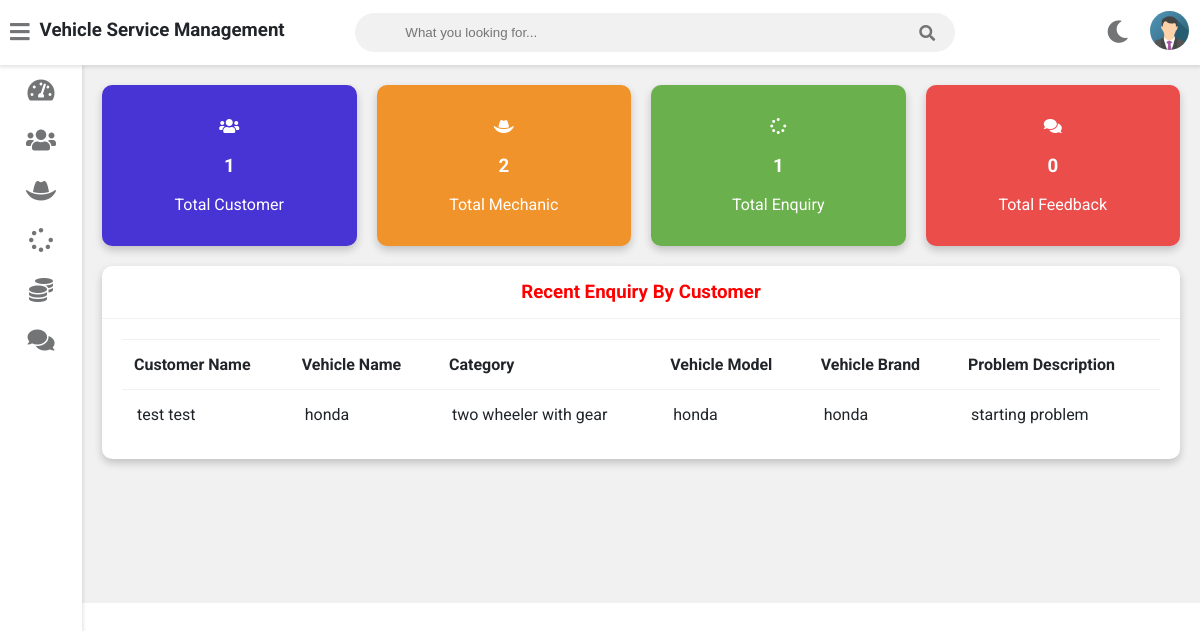
The app's page /admin-dashboard (signed in) with its own data.
### vehicle/models.py (models this page shows, shortened)
class Customer(models.Model):
    user=models.OneToOneField(User,on_delete=models.CASCADE)
    profile_pic= models.ImageField(upload_to='profile_pic/CustomerProfilePic/',null=True,blank=True)
    address = models.CharField(max_length=40)
    mobile = models.CharField(max_length=20,null=False)
    @property
    def get_name(self):
        return self.user.first_name+" "+self.user.last_name

class Request(models.Model):
    cat=(('two wheeler with gear','two wheeler with gear'),('two wheeler without gear','two wheeler without gear'),('three wheeler','three wheeler'),('four wheeler','four wheeler'))
    category=models.CharField(max_length=50,choices=cat)
    vehicle_no=models.PositiveIntegerField(null=False)
    vehicle_name = models.CharField(max_length=40,null=False)
    vehicle_model = models.CharField(max_length=40,null=False)
    vehicle_brand = models.CharField(max_length=40,null=False)
    problem_description = models.CharField(max_length=500,null=False)
    date=models.DateField(auto_now=True)
    cost=models.PositiveIntegerField(null=True)
    customer=models.ForeignKey('Customer', on_delete=models.CASCADE,null=True)
    mechanic=models.ForeignKey('Mechanic',on_delete=models.CASCADE,null=True)
    stat=(('Pending','Pending'),('Approved','Approved'),('Repairing','Repairing'),('Repairing Done','Repairing Done'),('Released','Released'))
    status=models.CharField(max_length=50,choices=stat,default='Pending',null=True)

### vehicle/views.py (the view)
# urls.py: path('admin-dashboard', views.admin_dashboard_view,name='admin-dashboard'),
@login_required(login_url='adminlogin')
def admin_dashboard_view(request):
    enquiry=models.Request.objects.all().order_by('-id')
    customers=[]
    for enq in enquiry:
        customer=models.Customer.objects.get(id=enq.customer_id)
        customers.append(customer)
    dict={
    'total_customer':models.Customer.objects.all().count(),
    'total_mechanic':models.Mechanic.objects.all().count(),
    'total_request':models.Request.objects.all().count(),
    'total_feedback':models.Feedback.objects.all().count(),
    'data':zip(customers,enquiry),
    }
    return render(request,'vehicle/admin_dashboard.html',context=dict)

### templates/vehicle/admin_dashboard.html
{% extends 'vehicle/adminbase.html' %}
{% load static %}
{% block content %}
	<div class="wrapper">
		<div class="row">
			<div class="col-3 col-m-6 col-sm-6">
				<div class="counter bg-primary">
					<p>
						<i class="fas fa-users"></i>
					</p>
					<h3>{{total_customer}}</h3>
					<p>Total Customer</p>
				</div>
			</div>
			<div class="col-3 col-m-6 col-sm-6">
				<div class="counter bg-warning">
					<p>
						<i class="fas fa-hat-cowboy"></i>
					</p>
					<h3>{{total_mechanic}}</h3>
					<p>Total Mechanic</p>
				</div>
			</div>
			<div class="col-3 col-m-6 col-sm-6">
				<div class="counter bg-success">
					<p>
						<i class="fas fa-spinner"></i>
					</p>
					<h3>{{total_request}}</h3>
					<p>Total Enquiry</p>
				</div>
			</div>
			<div class="col-3 col-m-6 col-sm-6">
				<div class="counter bg-danger">
					<p>
						<i class="fas fa-comments"></i>
					</p>
					<h3>{{total_feedback}}</h3>
					<p>Total Feedback</p>
				</div>
			</div>
		</div>
		<div class="row">
			<div class="col-12 col-m-12 col-sm-12">
				<div class="card">
					<div class="card-header">
						<h3 style="color:red; text-align:center" >Recent Enquiry By Customer
						</h3>
					</div>
					<div class="card-content">
						<table>
							<thead>
								<tr>
									<th>Customer Name</th>
									<th>Vehicle Name</th>
									<th>Category</th>
									<th>Vehicle Model</th>
									<th>Vehicle Brand</th>
									<th>Problem Description</th>
								</tr>
							</thead>
							<tbody>
								{% for c,r in data %}
								<tr>
									<td> {{c.get_name}}</td>
									<td> {{r.vehicle_name}}</td>
									<td>{{r.category}}</td>
									<td>{{r.vehicle_model}}</td>
									<td>{{r.vehicle_brand}}</td>
									<td>{{r.problem_description}}</td>
								</tr>
								{% endfor %}
							</tbody>
						</table>
					</div>
				</div>
			</div>
		</div>
  <br><br><br><br><br><br>
	</div>
{% endblock content %}

### static/style.css (style rules this page uses)
:root { --primary-color: #4834d4; --success-color: #6ab04c; --warning-color: #f0932b; --danger-color: #eb4d4b; --light-color: #212529; --light-second-color: #727475; --light-background: #ffffff; --light-second-background: #f1f1f1; --dark-color: #909090; --dark-second-color: #f5f6fa; --dark-background: #23242D; --dark-second-background: #181818; }
.light { --main-bg-color: var(--light-background); --second-bg-color: var(--light-second-background); --main-color: var(--light-color); --second-color: var(--light-second-color); }
.bg-primary { background: var(--primary-color); }
.bg-success { background: var(--success-color); }
.bg-warning { background: var(--warning-color); }
.bg-danger { background: var(--danger-color); }
* { box-sizing: border-box; }
body { font-family: 'Roboto', sans-serif; background: var(--main-bg-color); color: var(--main-color); margin: 0; }
.wrapper { padding: 10px; margin-left: 82px; padding-top: 75px; background: var(--second-bg-color); transition: margin-left .5s; }
.row { display: flex; flex-wrap: wrap; flex-direction: row; }
.row:after, .row:before { box-sizing: border-box; }
[class*="col-"] { padding: 10px; }
@media only screen and (min-width: 600px) { .col-sm-6 { width: 50%; } }
@media only screen and (min-width: 600px) { .col-sm-12 { width: 100%; } }
@media only screen and (min-width: 768px) { .col-m-6 { width: 50%; } }
@media only screen and (min-width: 768px) { .col-m-12 { width: 100%; } }
@media only screen and (min-width: 992px) { .col-3 { width: 25%; } }
@media only screen and (min-width: 992px) { .col-12 { width: 100%; } }
.counter { padding: 16px; text-align: center; color: #fff; border-radius: 10px; box-shadow: 0 4px 8px 0 rgba(0,0,0,0.2); }
.card { background: var(--main-bg-color); color: var(--main-color); border-radius: 10px; margin-bottom: 10px; box-shadow: 0 4px 8px 0 rgba(0,0,0,0.2); }
.card-header { padding: 15px 30px; border-bottom: 1px solid var(--second-bg-color); position: relative; }
.card-header h3 { margin: 0; }
.card-content { padding: 20px; overflow-x: auto; }
table { border-collapse: collapse; width: 100%; }
table td { border-top: 1px solid var(--second-bg-color); padding: 15px; }
table th { border-top: 1px solid var(--second-bg-color); border-bottom: 1px solid var(--second-bg-color); padding: 15px 12px; text-align: left; }

### records on screen
Customer: get_name "test test", vehicle_name "honda", category "two wheeler with gear", vehicle_model "honda", vehicle_brand "honda", problem_description "starting problem"

### other values on screen
{{ total_customer }} "1"
{{ total_mechanic }} "2"
{{ total_request }} "1"
{{ total_feedback }} "0"
